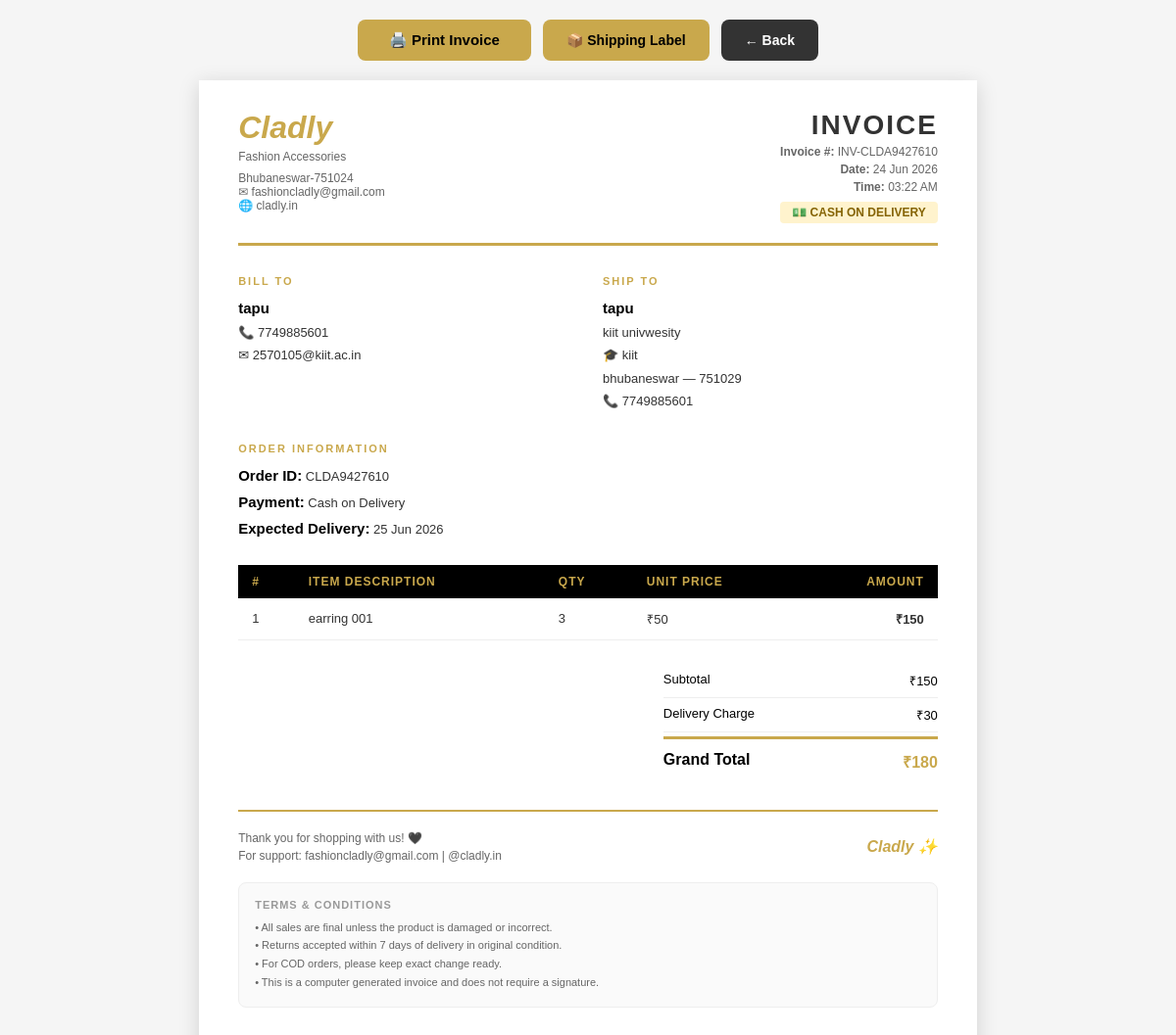
Screenshot of /admin-panel/orders/CLDA9427610/invoice/ (signed in) with the database file from the repository.
### store/models.py (models this page shows, shortened)
class Order(models.Model):
    STATUS_CHOICES = [
        ('placed', 'Order Placed'),
        ('confirmed', 'Confirmed'),
        ('packed', 'Packed'),
        ('out_for_delivery', 'Out for Delivery'),
        ('delivered', 'Delivered'),
        ('cancelled', 'Cancelled'),
    ]
    PAYMENT_CHOICES = [
        ('cod', 'Cash on Delivery'),
        ('upi', 'UPI Payment'),
        ('online', 'Online Payment'),
    ]
    order_id = models.CharField(max_length=20, unique=True)
    user = models.ForeignKey(User, on_delete=models.SET_NULL, null=True, related_name='orders')
    address = models.ForeignKey(Address, on_delete=models.SET_NULL, null=True)
    delivery_name = models.CharField(max_length=150)
    delivery_mobile = models.CharField(max_length=15)
    delivery_address = models.TextField()
    delivery_college = models.CharField(max_length=200, blank=True)
    delivery_city = models.CharField(max_length=100)
    delivery_pincode = models.CharField(max_length=10)
    subtotal = models.DecimalField(max_digits=10, decimal_places=2)
    delivery_charge = models.DecimalField(max_digits=10, decimal_places=2, default=0)
    discount_amount = models.DecimalField(max_digits=10, decimal_places=2, default=0)
    grand_total = models.DecimalField(max_digits=10, decimal_places=2)
    coupon = models.ForeignKey(Coupon, on_delete=models.SET_NULL, null=True, blank=True)
    coupon_code = models.CharField(max_length=50, blank=True)
    payment_method = models.CharField(max_length=20, choices=PAYMENT_CHOICES, default='cod')
    payment_status = models.BooleanField(default=False)
    payment_transaction_id = models.CharField(max_length=200, blank=True)
    razorpay_order_id = models.CharField(max_length=200, blank=True)
    razorpay_payment_id = models.CharField(max_length=200, blank=True)
    razorpay_signature = models.CharField(max_length=500, blank=True)
    status = models.CharField(max_length=30, choices=STATUS_CHOICES, default='placed')
    placed_at = models.DateTimeField(auto_now_add=True)
    updated_at = models.DateTimeField(auto_now=True)
    expected_delivery = models.DateField(null=True, blank=True)
    notes = models.TextField(blank=True)
    referral_reward_given = models.BooleanField(default=False)
    cancel_reason = models.TextField(blank=True)
    cancelled_at = models.DateTimeField(null=True, blank=True)
    class Meta:
        ordering = ['-placed_at']

class User(AbstractBaseUser, PermissionsMixin):
    full_name = models.CharField(max_length=150)
    email = models.EmailField(unique=True)
    mobile = models.CharField(max_length=15, unique=True, null=True, blank=True)
    is_active = models.BooleanField(default=True)
    is_staff = models.BooleanField(default=False)
    date_joined = models.DateTimeField(default=timezone.now)
    profile_image = models.ImageField(upload_to='profiles/', null=True, blank=True)
    referral_code = models.CharField(max_length=20, unique=True, blank=True)
    referred_by = models.ForeignKey('self', null=True, blank=True, on_delete=models.SET_NULL, related_name='referrals')
    referral_credits = models.DecimalField(max_digits=10, decimal_places=2, default=0)
    USERNAME_FIELD = 'email'
    REQUIRED_FIELDS = ['full_name']
    objects = UserManager()

class OrderItem(models.Model):
    order = models.ForeignKey(Order, on_delete=models.CASCADE, related_name='items')
    product = models.ForeignKey(Product, on_delete=models.SET_NULL, null=True)
    product_name = models.CharField(max_length=200)  # snapshot
    product_image = models.CharField(max_length=500, blank=True)  # snapshot
    size_label = models.CharField(max_length=50, blank=True)  # snapshot of chosen size
    quantity = models.IntegerField()
    price = models.DecimalField(max_digits=10, decimal_places=2)
    original_price = models.DecimalField(max_digits=10, decimal_places=2)
    def subtotal(self):
        return self.price * self.quantity

### store/views.py (the view)
# urls.py: path('admin-panel/orders/<str:order_id>/invoice/', views.admin_invoice, name='admin_invoice'),
@user_passes_test(is_admin, login_url='/login/')
def admin_invoice(request, order_id):
    order = get_object_or_404(Order, order_id=order_id)
    return render(request, 'store/admin/invoice.html', {'order': order})

### store/context_processors.py (called while the page is built)
def cart_wishlist_count(request):
    cart_count = 0
    wishlist_count = 0
    notif_count = 0
    if request.user.is_authenticated:
        cart_count = Cart.objects.filter(user=request.user).count()
        wishlist_count = Wishlist.objects.filter(user=request.user).count()
        notif_count = Notification.objects.filter(user=request.user, is_read=False).count()
    else:
        session_key = request.session.session_key
        if session_key:
            cart_count = Cart.objects.filter(session_key=session_key).count()
    return {
        'cart_count': cart_count,
        'wishlist_count': wishlist_count,
        'notif_count': notif_count,
    }

def categories_list(request):
    categories = Category.objects.filter(is_active=True).order_by('order', 'name')
    return {'nav_categories': categories}

### store/views.py (called while the page is built)
def is_admin(user):
    return user.is_authenticated and user.is_staff

### store/templates/store/admin/invoice.html (shortened to what this page needs)
<!DOCTYPE html>
<html lang="en">
<head>
</head>
<body>
  <div class="no-print" style="display:flex;gap:12px;flex-wrap:wrap;justify-content:center;">
    <button class="print-btn" onclick="window.print()">🖨️ Print Invoice</button>
    <a href="{% url 'admin_shipping_label' order.order_id %}"
       style="background:#C9A84C;color:#000;border:none;padding:12px 24px;font-size:14px;font-weight:600;border-radius:8px;cursor:pointer;text-decoration:none;display:flex;align-items:center;">
      📦 Shipping Label
    </a>
    <a href="{% url 'admin_order_detail' order.order_id %}"
       style="background:#333;color:#fff;padding:12px 24px;font-size:14px;font-weight:600;border-radius:8px;text-decoration:none;display:flex;align-items:center;">
      ← Back
    </a>
  </div>
  <div class="invoice">
    <div class="inv-header">
      <div>
        <div class="inv-brand">Cladly</div>
        <div class="inv-brand-sub"> Fashion Accessories</div>
        <div class="inv-brand-sub" style="margin-top:8px;">
          Bhubaneswar-751024<br>
          ✉ fashioncladly@gmail.com<br>
          🌐 cladly.in
        </div>
      </div>
      <div class="inv-title">
        <h1>INVOICE</h1>
        <p><strong>Invoice #:</strong> INV-{{ order.order_id }}</p>
        <p><strong>Date:</strong> {{ order.placed_at|date:"d M Y" }}</p>
        <p><strong>Time:</strong> {{ order.placed_at|date:"h:i A" }}</p>
        <p style="margin-top:8px;">
          {% if order.payment_status %}
            <span class="payment-status status-paid">✓ PAID</span>
          {% else %}
            <span class="payment-status status-cod">💵 CASH ON DELIVERY</span>
          {% endif %}
        </p>
      </div>
    </div>
    <div class="inv-info">
      <div class="inv-info-box">
        <h4>Bill To</h4>
        <p>
          <strong>{{ order.delivery_name }}</strong><br>
          📞 {{ order.delivery_mobile }}<br>
          {% if order.user %}✉ {{ order.user.email }}<br>{% endif %}
        </p>
      </div>
      <div class="inv-info-box">
        <h4>Ship To</h4>
        <p>
          <strong>{{ order.delivery_name }}</strong><br>
          {{ order.delivery_address }}<br>
          {% if order.delivery_college %}🎓 {{ order.delivery_college }}<br>{% endif %}
          {{ order.delivery_city }} — {{ order.delivery_pincode }}<br>
          📞 {{ order.delivery_mobile }}
        </p>
      </div>
    </div>
    <div class="inv-info" style="margin-bottom:24px;">
      <div class="inv-info-box">
        <h4>Order Information</h4>
        <p>
          <strong>Order ID:</strong> {{ order.order_id }}<br>
          <strong>Payment:</strong> {{ order.get_payment_method_display }}<br>
          {% if order.expected_delivery %}
            <strong>Expected Delivery:</strong> {{ order.expected_delivery|date:"d M Y" }}
          {% endif %}
        </p>
      </div>
    </div>
    <table class="inv-table">
      <thead>
        <tr>
          <th>#</th>
          <th>Item Description</th>
          <th>Qty</th>
          <th>Unit Price</th>
          <th>Amount</th>
        </tr>
      </thead>
      <tbody>
        {% for item in order.items.all %}
          <tr>
            <td>{{ forloop.counter }}</td>
            <td>{{ item.product_name }}{% if item.size_label %} — <em>{{ item.size_label }}</em>{% endif %}</td>
            <td>{{ item.quantity }}</td>
            <td>₹{{ item.price|floatformat:0 }}</td>
            <td>₹{{ item.subtotal|floatformat:0 }}</td>
          </tr>
        {% endfor %}
      </tbody>
    </table>
    <div class="inv-totals">
      <div class="inv-totals-box">
        <div class="totals-row">
          <span>Subtotal</span>
          <span>₹{{ order.subtotal|floatformat:0 }}</span>
        </div>
        <div class="totals-row">
          <span>Delivery Charge</span>
          <span>{% if order.delivery_charge == 0 %}FREE{% else %}₹{{ order.delivery_charge|floatformat:0 }}{% endif %}</span>
        </div>
        <div class="totals-row grand">
          <span>Grand Total</span>
          <span>₹{{ order.grand_total|floatformat:0 }}</span>
        </div>
      </div>
    </div>
    <div class="inv-footer">
      <div>
        <p>Thank you for shopping with us! 🖤</p>
        <p style="margin-top:4px;">For support: fashioncladly@gmail.com | @cladly.in</p>
      </div>
      <div class="thank-you">Cladly ✨</div>
    </div>
    <div class="inv-terms">
      <h5>Terms & Conditions</h5>
      <p>
        • All sales are final unless the product is damaged or incorrect.<br>
        • Returns accepted within 7 days of delivery in original condition.<br>
        • For COD orders, please keep exact change ready.<br>
        • This is a computer generated invoice and does not require a signature.
      </p>
    </div>
  </div>
</body>
</html>

### store/templates/store/admin/invoice.html (style rules this page uses)
* { margin: 0; padding: 0; box-sizing: border-box; }
body { font-family: Arial, sans-serif; background: #f5f5f5; padding: 20px; display: flex; flex-direction: column; align-items: center; gap: 20px; }
.print-btn { background: #C9A84C; color: #000; border: none; padding: 12px 32px; font-size: 15px; font-weight: 700; border-radius: 8px; cursor: pointer; }
.invoice { width: 210mm; min-height: 297mm; background: #fff; padding: 30px 40px; box-shadow: 0 4px 20px rgba(0,0,0,0.15); }
.inv-header { display: flex; justify-content: space-between; align-items: flex-start; margin-bottom: 30px; padding-bottom: 20px; border-bottom: 3px solid #C9A84C; }
.inv-brand { font-size: 32px; font-weight: 900; font-style: italic; color: #C9A84C; }
.inv-brand-sub { font-size: 12px; color: #666; margin-top: 4px; }
.inv-title { text-align: right; }
.inv-title h1 { font-size: 28px; color: #333; font-weight: 900; letter-spacing: 2px; }
.inv-title p { font-size: 12px; color: #666; margin-top: 4px; }
.inv-info { display: grid; grid-template-columns: 1fr 1fr; gap: 30px; margin-bottom: 30px; }
.inv-info-box h4 { font-size: 11px; text-transform: uppercase; letter-spacing: 2px; color: #C9A84C; margin-bottom: 8px; font-weight: 700; }
.inv-info-box p { font-size: 13px; line-height: 1.8; color: #333; }
.inv-info-box strong { font-size: 15px; color: #000; }
.inv-table { width: 100%; border-collapse: collapse; margin-bottom: 24px; }
.inv-table th { background: #000; color: #C9A84C; padding: 10px 14px; text-align: left; font-size: 12px; text-transform: uppercase; letter-spacing: 1px; }
.inv-table td { padding: 12px 14px; border-bottom: 1px solid #eee; font-size: 13px; color: #333; }
.inv-table td:last-child { text-align: right; font-weight: 700; }
.inv-table th:last-child { text-align: right; }
.inv-totals { display: flex; justify-content: flex-end; margin-bottom: 30px; }
.inv-totals-box { width: 280px; }
.totals-row { display: flex; justify-content: space-between; padding: 8px 0; font-size: 13px; border-bottom: 1px solid #eee; }
.totals-row.grand { font-size: 16px; font-weight: 900; color: #000; border-top: 3px solid #C9A84C; border-bottom: none; padding-top: 12px; margin-top: 4px; }
.totals-row.grand span:last-child { color: #C9A84C; }
.payment-status { display: inline-block; padding: 4px 12px; border-radius: 4px; font-size: 12px; font-weight: 700; }
.status-cod { background: #fff3cd; color: #856404; }
.inv-footer { border-top: 2px solid #C9A84C; padding-top: 20px; display: flex; justify-content: space-between; align-items: center; }
.inv-footer p { font-size: 12px; color: #666; }
.inv-footer .thank-you { font-size: 16px; font-weight: 700; color: #C9A84C; font-style: italic; }
.inv-terms { margin-top: 20px; padding: 16px; background: #fafafa; border-radius: 8px; border: 1px solid #eee; }
.inv-terms h5 { font-size: 11px; text-transform: uppercase; letter-spacing: 1px; color: #999; margin-bottom: 8px; }
.inv-terms p { font-size: 11px; color: #666; line-height: 1.7; }

### rows the page displays
Order: order_id "CLDA9427610", placed_at "24 Jun 2026", placed_at "03:22 AM", delivery_name "tapu", delivery_mobile "7749885601", user.email "2570105@kiit.ac.in", delivery_address "kiit univwesity", delivery_college "kiit", delivery_city "bhubaneswar", delivery_pincode "751029", payment_method "Cash on Delivery", expected_delivery "25 Jun 2026", subtotal "150", delivery_charge "30", grand_total "180"
OrderItem: product_name "earring 001", quantity "3", price "50", subtotal "150"
